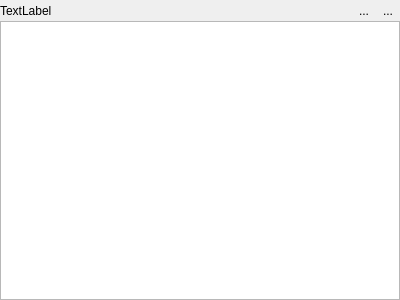
<?xml version="1.0" encoding="UTF-8"?>
<ui version="4.0">
 <class>DiffView</class>
 <widget class="QWidget" name="DiffView">
  <property name="geometry">
   <rect>
    <x>0</x>
    <y>0</y>
    <width>400</width>
    <height>300</height>
   </rect>
  </property>
  <property name="windowTitle">
   <string>Form</string>
  </property>
  <layout class="QVBoxLayout" name="verticalLayout">
   <property name="spacing">
    <number>0</number>
   </property>
   <property name="leftMargin">
    <number>0</number>
   </property>
   <property name="topMargin">
    <number>0</number>
   </property>
   <property name="rightMargin">
    <number>0</number>
   </property>
   <property name="bottomMargin">
    <number>0</number>
   </property>
   <item>
    <layout class="QHBoxLayout" name="horizontalLayout">
     <item>
      <widget class="QLabel" name="fileLabel">
       <property name="text">
        <string>TextLabel</string>
       </property>
      </widget>
     </item>
     <item>
      <widget class="QToolButton" name="splitBtn">
       <property name="toolTip">
        <string>Side by side</string>
       </property>
       <property name="text">
        <string>...</string>
       </property>
       <property name="checkable">
        <bool>true</bool>
       </property>
       <property name="popupMode">
        <enum>QToolButton::InstantPopup</enum>
       </property>
       <property name="toolButtonStyle">
        <enum>Qt::ToolButtonIconOnly</enum>
       </property>
       <property name="autoRaise">
        <bool>true</bool>
       </property>
      </widget>
     </item>
     <item>
      <widget class="QToolButton" name="menuButton">
       <property name="text">
        <string>...</string>
       </property>
       <property name="popupMode">
        <enum>QToolButton::InstantPopup</enum>
       </property>
       <property name="autoRaise">
        <bool>true</bool>
       </property>
      </widget>
     </item>
    </layout>
   </item>
   <item>
    <widget class="QStackedWidget" name="stackedWidget">
     <widget class="QWidget" name="unifiedPage">
      <layout class="QVBoxLayout" name="verticalLayout_2">
       <property name="spacing">
        <number>0</number>
       </property>
       <property name="leftMargin">
        <number>0</number>
       </property>
       <property name="topMargin">
        <number>0</number>
       </property>
       <property name="rightMargin">
        <number>0</number>
       </property>
       <property name="bottomMargin">
        <number>0</number>
       </property>
       <item>
        <widget class="DiffTextEdit" name="diffTextEdit"/>
       </item>
      </layout>
     </widget>
     <widget class="QWidget" name="splitPage">
      <layout class="QHBoxLayout" name="horizontalLayout_2">
       <property name="spacing">
        <number>0</number>
       </property>
       <property name="leftMargin">
        <number>0</number>
       </property>
       <property name="topMargin">
        <number>0</number>
       </property>
       <property name="rightMargin">
        <number>0</number>
       </property>
       <property name="bottomMargin">
        <number>0</number>
       </property>
       <item>
        <widget class="DiffTextEdit" name="leftDiffTextEdit"/>
       </item>
       <item>
        <widget class="DiffTextEdit" name="rightDiffTextEdit"/>
       </item>
      </layout>
     </widget>
    </widget>
   </item>
  </layout>
 </widget>
 <customwidgets>
  <customwidget>
   <class>DiffTextEdit</class>
   <extends>QPlainTextEdit</extends>
   <header>widgets/difftextedit.h</header>
  </customwidget>
 </customwidgets>
 <resources/>
 <connections/>
</ui>
